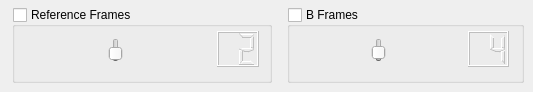
        <widget class="QWidget" name="Fames264Tab">
         <attribute name="title">
          <string>Frames</string>
         </attribute>
         <widget class="QGroupBox" name="RefFrames264GB">
          <property name="geometry">
           <rect>
            <x>12</x>
            <y>7</y>
            <width>260</width>
            <height>76</height>
           </rect>
          </property>
          <property name="toolTip">
           <string>&lt;html&gt;&lt;head/&gt;&lt;body&gt;&lt;p&gt;Enables manual reference frames selection.&lt;/p&gt;&lt;/body&gt;&lt;/html&gt;</string>
          </property>
          <property name="title">
           <string>Reference Frames</string>
          </property>
          <property name="checkable">
           <bool>true</bool>
          </property>
          <property name="checked">
           <bool>false</bool>
          </property>
          <widget class="QSlider" name="Reference264Sldr">
           <property name="geometry">
            <rect>
             <x>15</x>
             <y>31</y>
             <width>178</width>
             <height>24</height>
            </rect>
           </property>
           <property name="toolTip">
            <string>&lt;html&gt;&lt;head/&gt;&lt;body&gt;&lt;p&gt;Adjusts the number of reference frames to use.&lt;/p&gt;&lt;/body&gt;&lt;/html&gt;</string>
           </property>
           <property name="maximum">
            <number>16</number>
           </property>
           <property name="value">
            <number>2</number>
           </property>
          </widget>
          <widget class="QLCDNumber" name="Reference264LED">
           <property name="geometry">
            <rect>
             <x>205</x>
             <y>24</y>
             <width>42</width>
             <height>36</height>
            </rect>
           </property>
           <property name="digitCount">
            <number>2</number>
           </property>
           <property name="mode">
            <enum>QLCDNumber::Hex</enum>
           </property>
           <property name="segmentStyle">
            <enum>QLCDNumber::Outline</enum>
           </property>
           <property name="value" stdset="0">
            <double>2.000000000000000</double>
           </property>
          </widget>
         </widget>
         <widget class="QGroupBox" name="BFrames264GB">
          <property name="geometry">
           <rect>
            <x>287</x>
            <y>7</y>
            <width>237</width>
            <height>76</height>
           </rect>
          </property>
          <property name="toolTip">
           <string>&lt;html&gt;&lt;head/&gt;&lt;body&gt;&lt;p&gt;Enables manual selection of b frames.&lt;/p&gt;&lt;/body&gt;&lt;/html&gt;</string>
          </property>
          <property name="title">
           <string>B Frames</string>
          </property>
          <property name="checkable">
           <bool>true</bool>
          </property>
          <property name="checked">
           <bool>false</bool>
          </property>
          <widget class="QSlider" name="BFrame264Sldr">
           <property name="geometry">
            <rect>
             <x>14</x>
             <y>31</y>
             <width>155</width>
             <height>24</height>
            </rect>
           </property>
           <property name="toolTip">
            <string>&lt;html&gt;&lt;head/&gt;&lt;body&gt;&lt;p&gt;Sets the number of b frames to use.&lt;/p&gt;&lt;/body&gt;&lt;/html&gt;</string>
           </property>
           <property name="maximum">
            <number>16</number>
           </property>
           <property name="value">
            <number>4</number>
           </property>
          </widget>
          <widget class="QLCDNumber" name="Bframe264LED">
           <property name="geometry">
            <rect>
             <x>181</x>
             <y>24</y>
             <width>41</width>
             <height>36</height>
            </rect>
           </property>
           <property name="digitCount">
            <number>2</number>
           </property>
           <property name="mode">
            <enum>QLCDNumber::Hex</enum>
           </property>
           <property name="segmentStyle">
            <enum>QLCDNumber::Outline</enum>
           </property>
           <property name="value" stdset="0">
            <double>4.000000000000000</double>
           </property>
          </widget>
         </widget>
        </widget>
